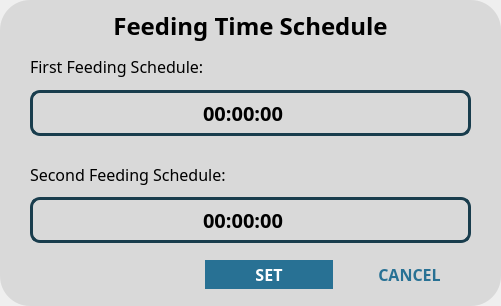
<?xml version="1.0" encoding="UTF-8"?>
<ui version="4.0">
 <class>dialogUI</class>
 <widget class="QDialog" name="dialogUI">
  <property name="geometry">
   <rect>
    <x>0</x>
    <y>0</y>
    <width>501</width>
    <height>306</height>
   </rect>
  </property>
  <property name="windowTitle">
   <string>Dialog</string>
  </property>
  <property name="styleSheet">
   <string notr="true">QFrame{
	background-color: rgb(217, 217, 217);
}
</string>
  </property>
  <layout class="QVBoxLayout" name="verticalLayout_4">
   <property name="spacing">
    <number>0</number>
   </property>
   <property name="leftMargin">
    <number>0</number>
   </property>
   <property name="topMargin">
    <number>0</number>
   </property>
   <property name="rightMargin">
    <number>0</number>
   </property>
   <property name="bottomMargin">
    <number>0</number>
   </property>
   <item>
    <widget class="QFrame" name="dialogFrame">
     <property name="styleSheet">
      <string notr="true">QFrame{
	border-radius:30px;
}
QPushButton{
	color:grey;
	border-style: solid;
	border-width:2px;
	border-color: #00557f;
	border-radius: 10px;
}

QPushButton::hover{
	color:#00FFFF;
	border-style: solid;
	border-width:2px;
	border-color: #00FFFF;
	border-radius: 10px;
}

QLabel{
	background-color:transparent;
}

#Opps{
	
	color: rgb(85, 255, 127);
}
#No_Internet{
	
	color: rgb(170, 255, 255);
}
</string>
     </property>
     <property name="frameShape">
      <enum>QFrame::StyledPanel</enum>
     </property>
     <property name="frameShadow">
      <enum>QFrame::Raised</enum>
     </property>
     <layout class="QVBoxLayout" name="verticalLayout_3" stretch="0,1">
      <property name="spacing">
       <number>0</number>
      </property>
      <property name="leftMargin">
       <number>30</number>
      </property>
      <property name="rightMargin">
       <number>30</number>
      </property>
      <property name="bottomMargin">
       <number>15</number>
      </property>
      <item>
       <widget class="QLabel" name="feedingTimeTitle">
        <property name="font">
         <font>
          <family>Poppins</family>
          <pointsize>18</pointsize>
          <weight>75</weight>
          <bold>true</bold>
         </font>
        </property>
        <property name="text">
         <string>Feeding Time Schedule</string>
        </property>
        <property name="alignment">
         <set>Qt::AlignCenter</set>
        </property>
       </widget>
      </item>
      <item>
       <layout class="QVBoxLayout" name="verticalLayout">
        <property name="spacing">
         <number>15</number>
        </property>
        <item>
         <layout class="QVBoxLayout" name="firstSchedVLayout">
          <property name="spacing">
           <number>0</number>
          </property>
          <item>
           <widget class="QLabel" name="firstSchedTitle">
            <property name="font">
             <font>
              <family>Poppins</family>
              <pointsize>12</pointsize>
             </font>
            </property>
            <property name="text">
             <string>First Feeding Schedule:</string>
            </property>
           </widget>
          </item>
          <item>
           <widget class="QTimeEdit" name="firstSchedTime">
            <property name="font">
             <font>
              <family>Poppins</family>
              <pointsize>-1</pointsize>
              <weight>75</weight>
              <bold>true</bold>
             </font>
            </property>
            <property name="styleSheet">
             <string notr="true">QTimeEdit {
    background-color: transparent;
    color: #000;
    border: 3px solid rgb(25, 61, 77);
    border-radius: 10px;
    padding: 5px;
    font-size: 20px;
}</string>
            </property>
            <property name="alignment">
             <set>Qt::AlignCenter</set>
            </property>
           </widget>
          </item>
         </layout>
        </item>
        <item>
         <layout class="QVBoxLayout" name="secondSchedVLayout">
          <property name="spacing">
           <number>0</number>
          </property>
          <item>
           <widget class="QLabel" name="secondSchedTitle">
            <property name="font">
             <font>
              <family>Poppins</family>
              <pointsize>12</pointsize>
             </font>
            </property>
            <property name="text">
             <string>Second Feeding Schedule:</string>
            </property>
           </widget>
          </item>
          <item>
           <widget class="QTimeEdit" name="secondSchedTime">
            <property name="font">
             <font>
              <family>Poppins</family>
              <pointsize>-1</pointsize>
              <weight>75</weight>
              <bold>true</bold>
             </font>
            </property>
            <property name="styleSheet">
             <string notr="true">QTimeEdit {
    background-color: transparent;
    color: #000;
    border: 3px solid rgb(25, 61, 77);
    border-radius: 10px;
    padding: 5px;
    font-size: 20px;
}</string>
            </property>
            <property name="alignment">
             <set>Qt::AlignCenter</set>
            </property>
           </widget>
          </item>
         </layout>
        </item>
        <item>
         <layout class="QHBoxLayout" name="buttonHLayout">
          <property name="spacing">
           <number>15</number>
          </property>
          <item>
           <spacer name="horizontalSpacer">
            <property name="orientation">
             <enum>Qt::Horizontal</enum>
            </property>
            <property name="sizeHint" stdset="0">
             <size>
              <width>40</width>
              <height>20</height>
             </size>
            </property>
           </spacer>
          </item>
          <item>
           <widget class="QPushButton" name="setTimeBtn">
            <property name="font">
             <font>
              <family>Poppins</family>
              <pointsize>12</pointsize>
              <weight>75</weight>
              <bold>true</bold>
             </font>
            </property>
            <property name="styleSheet">
             <string notr="true">QPushButton {
    background-color: #287194;
    color: white;
    border-radius: 15px;
    border: none;
    padding: 3px 50px;
}

QPushButton:hover {
    background-color: #1F5773;
}

QPushButton:pressed {
    background-color: #193D4D;
}
</string>
            </property>
            <property name="text">
             <string>SET</string>
            </property>
           </widget>
          </item>
          <item>
           <widget class="QPushButton" name="cancelTimeBtn">
            <property name="font">
             <font>
              <family>Poppins</family>
              <pointsize>12</pointsize>
              <weight>75</weight>
              <bold>true</bold>
             </font>
            </property>
            <property name="styleSheet">
             <string notr="true">QPushButton {
    background-color: rgba(0, 0, 0, 0);
    color: #287194;
    padding: 5px 30px;
	border: none;
}

QPushButton:hover {
    color: #1F5773;
}

QPushButton:pressed {
    color: #193D4D;
}</string>
            </property>
            <property name="text">
             <string>CANCEL</string>
            </property>
           </widget>
          </item>
         </layout>
        </item>
       </layout>
      </item>
     </layout>
    </widget>
   </item>
  </layout>
 </widget>
 <resources/>
 <connections/>
</ui>
